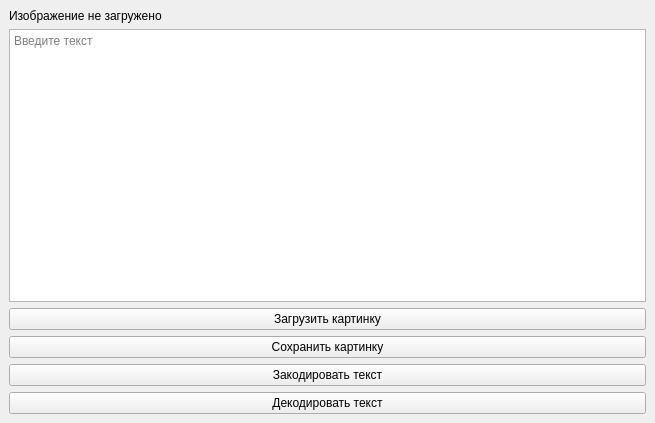
<?xml version="1.0" encoding="UTF-8"?>
<ui version="4.0">
 <class>MainWindow</class>
 <widget class="QMainWindow" name="MainWindow">
  <property name="geometry">
   <rect>
    <x>0</x>
    <y>0</y>
    <width>655</width>
    <height>423</height>
   </rect>
  </property>
  <property name="windowTitle">
   <string>MainWindow</string>
  </property>
  <property name="styleSheet">
   <string notr="true">QPushButton:hover{color: blue; font: bold 10pt;}</string>
  </property>
  <widget class="QWidget" name="centralwidget">
   <layout class="QVBoxLayout" name="verticalLayout">
    <item>
     <widget class="QLabel" name="label">
      <property name="text">
       <string>Изображение не загружено</string>
      </property>
     </widget>
    </item>
    <item>
     <widget class="QPlainTextEdit" name="plainTextEdit">
      <property name="cursor" stdset="0">
       <cursorShape>IBeamCursor</cursorShape>
      </property>
      <property name="placeholderText">
       <string>Введите текст</string>
      </property>
     </widget>
    </item>
    <item>
     <widget class="QPushButton" name="pushButton">
      <property name="cursor">
       <cursorShape>UpArrowCursor</cursorShape>
      </property>
      <property name="text">
       <string>Загрузить картинку</string>
      </property>
     </widget>
    </item>
    <item>
     <widget class="QPushButton" name="pushButton_2">
      <property name="cursor">
       <cursorShape>UpArrowCursor</cursorShape>
      </property>
      <property name="text">
       <string>Сохранить картинку</string>
      </property>
     </widget>
    </item>
    <item>
     <widget class="QPushButton" name="pushButton_3">
      <property name="cursor">
       <cursorShape>UpArrowCursor</cursorShape>
      </property>
      <property name="text">
       <string>Закодировать текст</string>
      </property>
     </widget>
    </item>
    <item>
     <widget class="QPushButton" name="pushButton_4">
      <property name="cursor">
       <cursorShape>UpArrowCursor</cursorShape>
      </property>
      <property name="text">
       <string>Декодировать текст</string>
      </property>
     </widget>
    </item>
   </layout>
  </widget>
 </widget>
 <resources/>
 <connections/>
</ui>
